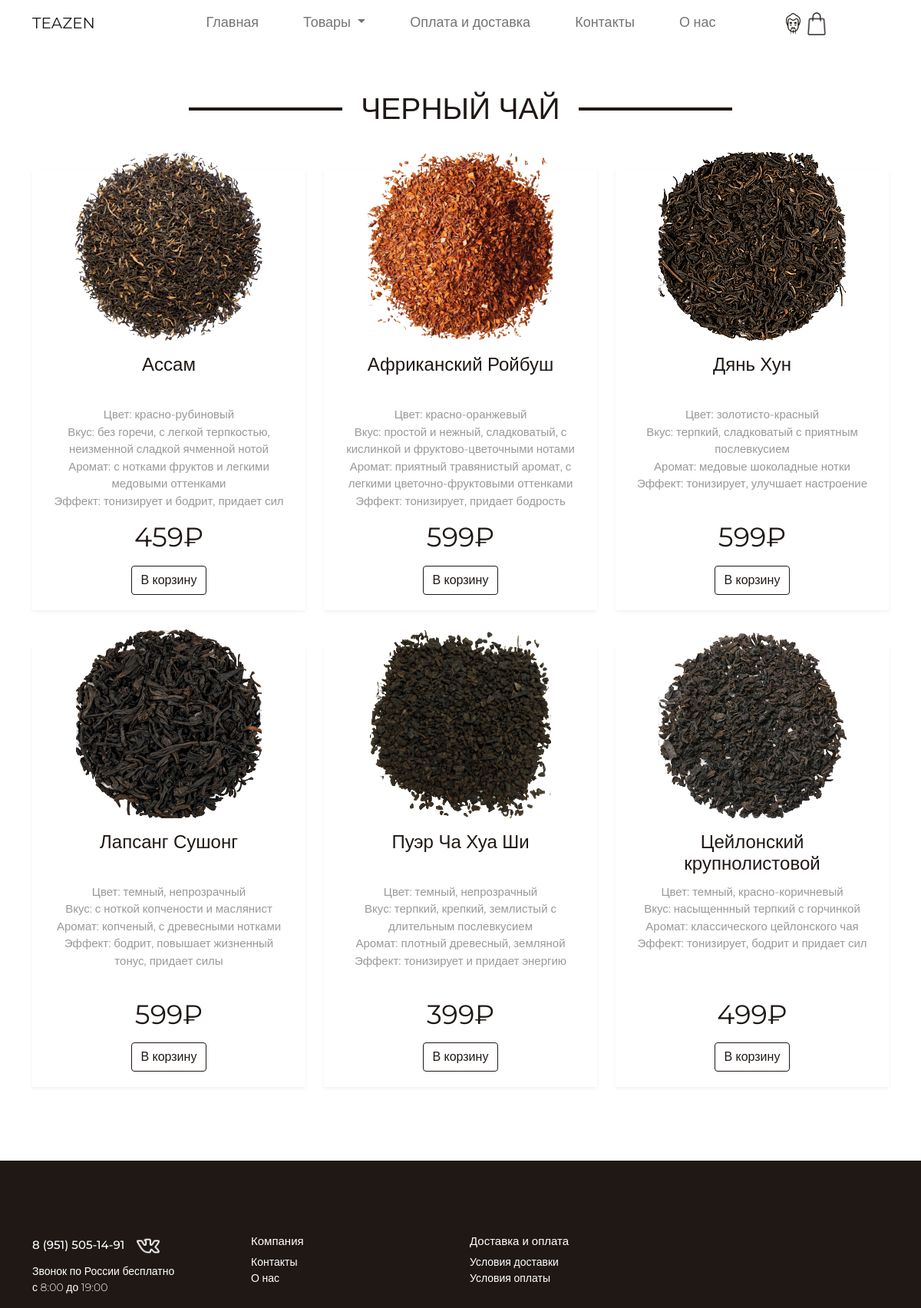
/teazen/black_tea/, run on the app's committed database.
### teazen/models.py (models this page shows, shortened)
class Tea(models.Model):
    image = models.ImageField(upload_to='static/img/')
    vid = models.ForeignKey(Product, on_delete=models.CASCADE)
    name = models.CharField(max_length=60, help_text="Введите название чая")
    content = models.TextField(null=True, blank=True)
    price = models.DecimalField(max_digits=8, decimal_places=0,null=True, blank=True)
    STATUS = (
        ('a', 'Доступен'),
        ('n', 'Нет в наличии'),
    )
    status = models.CharField(max_length=1, choices=STATUS, blank=True, default='a', help_text='Наличие чая')
    class Meta:
        ordering = ('name',)
        verbose_name = 'Чай'
        verbose_name_plural = 'Чай'

### teazen/views.py (the view)
class BlackTeaListView(generic.ListView):
    model = Tea
    context_object_name = 'black_tea'
    template_name = 'teazen/blacktea_list.html'
    def get_queryset(self):
        return Tea.objects.filter(vid=6)
    paginate_by = 10

### teazen/context_processors.py (called while the page is built)
def cart_item_count(request):
    if request.user.is_authenticated:
        cart_items_count = OrderItem.get_cart_items_count(request.user)
    else:
        cart_items_count = 0
    return {'cart_items_count': cart_items_count}

### templates/teazen/blacktea_list.html (shortened to what this page needs)
{% extends "base_generic.html" %}
{% load static %}
{% block content %}
  <div class="container mt-2 mb-5">
    <div class="row">
      <div class="h1">
        <div class="title mt-5">
          <span>
            ЧЕРНЫЙ ЧАЙ
          </span>
        </div>
      </div>
    </div>
  </div>
  {% if black_tea %}
  <div class="container">
    <div class="row">
  {% for object in black_tea %}
        <div class="col-lg-4 col-sm-6 mb-5">
          <div class="product-card">
            <div class="product-thumb">
              <a href="#"><img src='{{ object.image.url }}'></a>
            </div>
            <div class="product-details">
              <h4><a href="#">{{ object.name}}</a></h4>
              <p>{{object.content |linebreaksbr}}</p>
              <div class="product-bottom-details juistify-content-between">
                <div class="product-price">
                  {{ object.price }}₽
                </div>
                {% if user.is_authenticated %}
                <div class="product-links">
                  {% csrf_token %}
                  <a href="{% url 'add_to_cart' object.id %}" class="btn btn-outline-dark" role="button">В корзину</a>
                </div>
          {% else %}
          <div class="product-links">
            <a href="{% url 'login' %}" class="btn btn-outline-dark" role="button">В корзину</a>
          </div>
          {% endif %}
              </div>
            </div>
          </div>
        </div>
      {% endfor %}
    </div>
  </div>
  {% endif %}
{% endblock %}

### templates/base_generic.html (shortened to what this page needs)
<!DOCTYPE html>
<html lang="en">
<head>
  <link href="https://cdn.jsdelivr.net/npm/bootstrap@5.0.2/dist/css/bootstrap.min.css" rel="stylesheet"
>
  {% load static %}
  <link rel="stylesheet" href="{% static 'css/style.css' %}">
</head>
<body>
  <div class="wrapper">
    <div class="content">
  {% block navbar %}
  <header class="container">
    <nav class="navbar navbar-expand-lg navbar-light">
      <a class="navbar-brand" href = {% url 'index' %}>TEAZEN</a>
      <div class="collapse navbar-collapse" id="navbarSupportedContent">
        <ul class="navbar-nav mx-auto mb-2 mb-sm-0 align-text-center">
          <li class="nav-item">
            <a class="nav-link" aria-current="page" href = {% url 'index' %}>Главная</a>
          </li>
          <li class="nav-item dropdown">
            <a class="nav-link dropdown-toggle" href="#" id="navbarDropdown" role="button" data-bs-toggle="dropdown"
              aria-expanded="false">
              Товары
            </a>
          </li>
          <li class="nav-item">
            <a class="nav-link" href= {% url 'oplata' %}>Оплата и доставка</a>
          </li>
          <li class="nav-item">
            <a class="nav-link" href= {% url 'contact' %}>Контакты</a>
          </li>
          <li class="nav-item">
            <a class="nav-link"  href= {% url 'about' %}>О нас</a>
          </li>
        </ul>
        <ul class="navbar-nav me-auto mb-2 mb-lg-0">
          <li class='usrnm ps-45-sm' >{% if user.is_authenticated %}
            {{ user.get_username }}</li>
            <li class= 'mx-1 ps-44-sm '><a href="{% url 'logout'%}?next={{request.path}}"><img
              src="{% static 'img/log_out.png' %}" alt="" width="33"></a></li>
              <li><div class="cart-items-count">
                {% if cart_items_count > 0 %}
                <a class='ps-46-sm' style="text-decoration: none" href="{% url 'cart' %}"><img src="{% static 'img/basket_icon.png' %}" alt="" width="30"><sup>({{ cart_items_count }})</sup></a>
                {% else %}
                <a style="text-decoration: none" href="{% url 'cart' %}"><img src="{% static 'img/basket_icon.png' %}" alt="" width="30"></a>
                {% endif %}
            </div></li>
          {% else %}
            <li class=""><a href="{% url 'login'%}?next={{request.path}}"><img
              src="{% static 'img/user_icon.png' %}" alt="" width="30"></a></li>
              <li><a style="text-decoration: none" href="{% url 'login' %}"><img src="{% static 'img/basket_icon.png' %}" alt="" width="30"></a></li>
          {% endif %}
        </ul>
    </div>
    </nav>
  </header>
  {% endblock %}
  {% block content %}
  {% endblock %}
</div>
    <div class="footer mt-5">
      {% block footer %}
      <footer class=' d-flex align-self-end'>
        <div class="container mt-5 ">
          <div class="row">
            <div class="col mt-5 col-md-3 col-6">
              <h4 class="me-5">8 (951) 505-14-91<a href="https://vk.com/chajnaya_biblioteka" target="_blank"><img class="ms-3" src= "{% static 'img/vk.png' %}" alt="" width="30px"
                    height="30px"></a>
                </h4>
                <ul class="list-unstyled">
                  <li>Звонок по России бесплатно
                    <br>с 8:00 до 19:00
                  </li>
                </ul>
            </div>
            <div class="mt-5 col-md-3 col-6">
              <h4>Компания</h4>
              <ul class="list-unstyled">
                <li><a href= {% url 'contact' %}>Контакты</a></li>
                <li><a href= {% url 'about' %}>О нас</a></li>
              </ul>
            </div>
            <div class="mt-5 col-md-3 col-6">
              <h4>Доставка и оплата</h4>
              <ul class="list-unstyled">
                <li><a href= {% url 'oplata' %}>Условия доставки</a></li>
                <li><a href= {% url 'oplata' %}>Условия оплаты</a></li>
              </ul>
            </div>
          </div>
        </div>
      </div>
      {% endblock %}
    </div>
</body>
</html>

### static/css/style.css (style rules this page uses)
html { scroll-behavior: smooth; }
header { font-size: 22px; font-weight: 400; }
body { font-family: 'Montserrat', sans-serif; color: #1F1815; background-color: #fff; min-width: 320px; }
html, body { height: 100%; }
.wrapper { min-height: 100%; display: flex; flex-direction: column; }
.content { flex-grow: 1; }
.footer { flex-shrink: 0; }
img { max-width: 100%; height: auto; }
header a { color: #1F1815; }
header .nav-item { margin-left: 42px; }
footer { color: #fff; background-color: #1F1815; }
footer a { color: #fff; font-size: 14px; font-weight: 300; text-decoration: none; }
footer li { color: #fff; font-size: 14px; font-weight: 300; }
footer h4 { font-size: 15px; font-weight: 500; }
.product-links a { text-decoration: none; color: #1F1815; }
.usrnm { font-size: 23px; font-weight: 400; opacity: 70%; }
@media screen and (min-width: 982px) and (max-width: 1200px) { header .nav-item { font-size: 18px; } }
.title { overflow: hidden; text-align: center; }
.title span { display: inline-block; vertical-align: middle; }
.title:before, .title:after { content: ""; display: inline-block; vertical-align: middle; width: 200px; height: 4px; background-color: #1F1815; position: relative; }
.title:before { margin-left: -100%; left: -14px; }
.title:after { margin-right: -100%; right: -14px; }
@media screen and (min-width: 700px) { .title { font-size: 39px; } }
.product-card { box-shadow: 0 2px 5px 0 rgba(0, 0, 0, 0.06); transition: all .3s; }
.product-thumb { display: flex; align-items: center; justify-content: center; height: 200px; padding: 20px; }
.product-thumb img { max-width: 100%; max-height: 100%; }
.product-details { padding: 20px; }
.product-details h4 a { font-weight: 460; display: block; height: 60px; overflow: hidden; text-decoration: none; color: #1F1815; display: flex; text-align: center; justify-content: center; margin-top: 20px; }
.product-details p { font-size: 15px; margin-bottom: 10px; color:#999; height: 135px; overflow: hidden; text-align: center; }
.product-price { font-size: 35px; color: #1F1815; font-weight: 400; display: flex; justify-content: center; }
.product-links { margin-top: 10px; display: flex; justify-content: center; }
.btn-outline-dark { border-color: #1F1815; color: #1F1815; }
.footer { background-color: #1F1815; color: #fff; }

### data on the page
Tea: image (picture), name "Ассам", content "Цвет: красно-рубиновый Вкус: без горечи, с легкой терпкостью, неизменной сладкой ячменной нотой Аромат: с нотками фруктов и легкими медовыми оттенками Эффект: тонизирует и бодрит, придает сил", price "459"
Tea: image (picture), name "Африканский Ройбуш", content "Цвет: красно-оранжевый Вкус: простой и нежный, сладковатый, с кислинкой и фруктово-цветочными нотами Аромат: приятный травянистый аромат, с легкими цветочно-фруктовыми оттенками Эффект: тонизирует, придает бодрость", price "599"
Tea: image (picture), name "Дянь Хун", content "Цвет: золотисто-красный Вкус: терпкий, сладковатый с приятным послевкусием Аромат: медовые шоколадные нотки Эффект: тонизирует, улучшает настроение", price "599"
Tea: image (picture), name "Лапсанг Сушонг", content "Цвет: темный, непрозрачный Вкус: с ноткой копчености и маслянист Аромат: копченый, с древесными нотками Эффект: бодрит, повышает жизненный тонус, придает силы", price "599"
Tea: image (picture), name "Пуэр Ча Хуа Ши", content "Цвет: темный, непрозрачный Вкус: терпкий, крепкий, землистый с длительным послевкусием Аромат: плотный древесный, земляной Эффект: тонизирует и придает энергию", price "399"
Tea: image (picture), name "Цейлонский крупнолистовой", content "Цвет: темный, красно-коричневый Вкус: насыщеннный терпкий с горчинкой Аромат: классического цейлонского чая Эффект: тонизирует, бодрит и придает сил", price "499"
